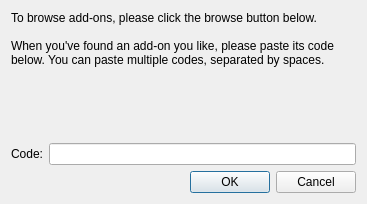
<?xml version="1.0" encoding="UTF-8"?>
<ui version="4.0">
 <class>Dialog</class>
 <widget class="QDialog" name="Dialog">
  <property name="geometry">
   <rect>
    <x>0</x>
    <y>0</y>
    <width>367</width>
    <height>204</height>
   </rect>
  </property>
  <property name="windowTitle">
   <string>Install Add-on</string>
  </property>
  <layout class="QVBoxLayout" name="verticalLayout">
   <item>
    <widget class="QLabel" name="label">
     <property name="styleSheet">
      <string notr="true">background:url(:/icons/Mainwindow_bg.jpg)</string>
     </property>
     <property name="text">
      <string>To browse add-ons, please click the browse button below.&lt;br&gt;&lt;br&gt;When you've found an add-on you like, please paste its code below. You can paste multiple codes, separated by spaces.</string>
     </property>
     <property name="wordWrap">
      <bool>true</bool>
     </property>
    </widget>
   </item>
   <item>
    <spacer name="verticalSpacer">
     <property name="orientation">
      <enum>Qt::Vertical</enum>
     </property>
     <property name="sizeHint" stdset="0">
      <size>
       <width>20</width>
       <height>40</height>
      </size>
     </property>
    </spacer>
   </item>
   <item>
    <layout class="QHBoxLayout" name="horizontalLayout">
     <item>
      <widget class="QLabel" name="label_2">
       <property name="text">
        <string>Code:</string>
       </property>
      </widget>
     </item>
     <item>
      <widget class="QLineEdit" name="code"/>
     </item>
    </layout>
   </item>
   <item>
    <widget class="QDialogButtonBox" name="buttonBox">
     <property name="styleSheet">
      <string notr="true">background:url(:/icons/Mainwindow_bg.jpg)</string>
     </property>
     <property name="orientation">
      <enum>Qt::Horizontal</enum>
     </property>
     <property name="standardButtons">
      <set>QDialogButtonBox::Cancel|QDialogButtonBox::Ok</set>
     </property>
    </widget>
   </item>
  </layout>
 </widget>
 <resources/>
 <connections>
  <connection>
   <sender>buttonBox</sender>
   <signal>accepted()</signal>
   <receiver>Dialog</receiver>
   <slot>accept()</slot>
   <hints>
    <hint type="sourcelabel">
     <x>248</x>
     <y>254</y>
    </hint>
    <hint type="destinationlabel">
     <x>157</x>
     <y>274</y>
    </hint>
   </hints>
  </connection>
  <connection>
   <sender>buttonBox</sender>
   <signal>rejected()</signal>
   <receiver>Dialog</receiver>
   <slot>reject()</slot>
   <hints>
    <hint type="sourcelabel">
     <x>316</x>
     <y>260</y>
    </hint>
    <hint type="destinationlabel">
     <x>286</x>
     <y>274</y>
    </hint>
   </hints>
  </connection>
 </connections>
</ui>
